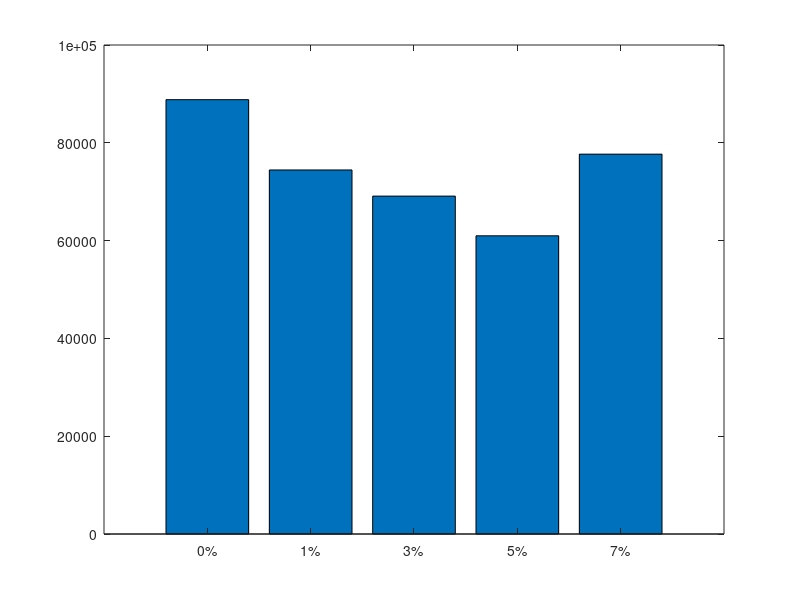

Write MATLAB code to recreate this figure. (Note: this script raises an error after producing the figure.)
clear all
clc

X = {'0%'; '1%'; '3%'; '5%'; '7%'};
Y1 = [88825, 74446, 69098, 60987, 77678];             %L457
Y2 = [174235, 139423, 111036, 109364, 162366];        %BC
Y = Y1;
bar(Y);
xticklabels(X);
ax = gca;
ax.YAxis.Exponent = 0;

ylim([0 9.75e4])            %L457: ylim([0 9.75e4])         BC: ylim([0 18.75e4])
xlim([0.375 5.625])

title('Results for the first complex environment')      %L457: first        BC: second
xlabel('HIW contribution in constructing 2-simplices')
ylabel('Observations')

text(1:length(Y),Y,num2str(Y'),'vert','bottom','horiz','center');
grid on;